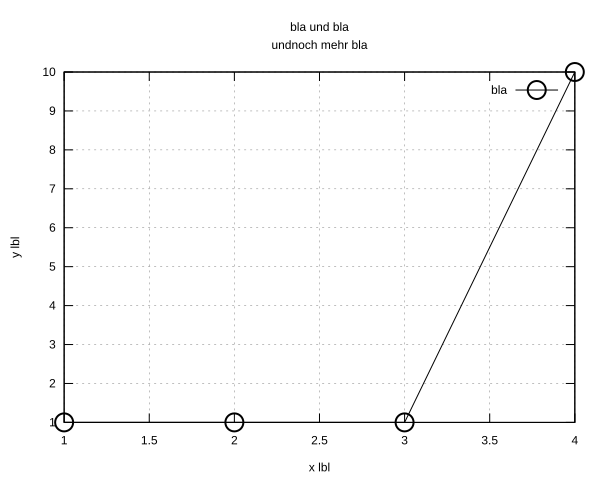

Source code (gnuplot):
set terminal svg
set output "test.svg"
set xlabel "x lbl"
set ylabel "y lbl"
set grid
set pointsize 2
set title "bla und bla\nundnoch mehr bla"
unset logscale
plot "data" using 1:2 with linespoints title "bla" pointtype 6 linecolor rgb "#000000"

